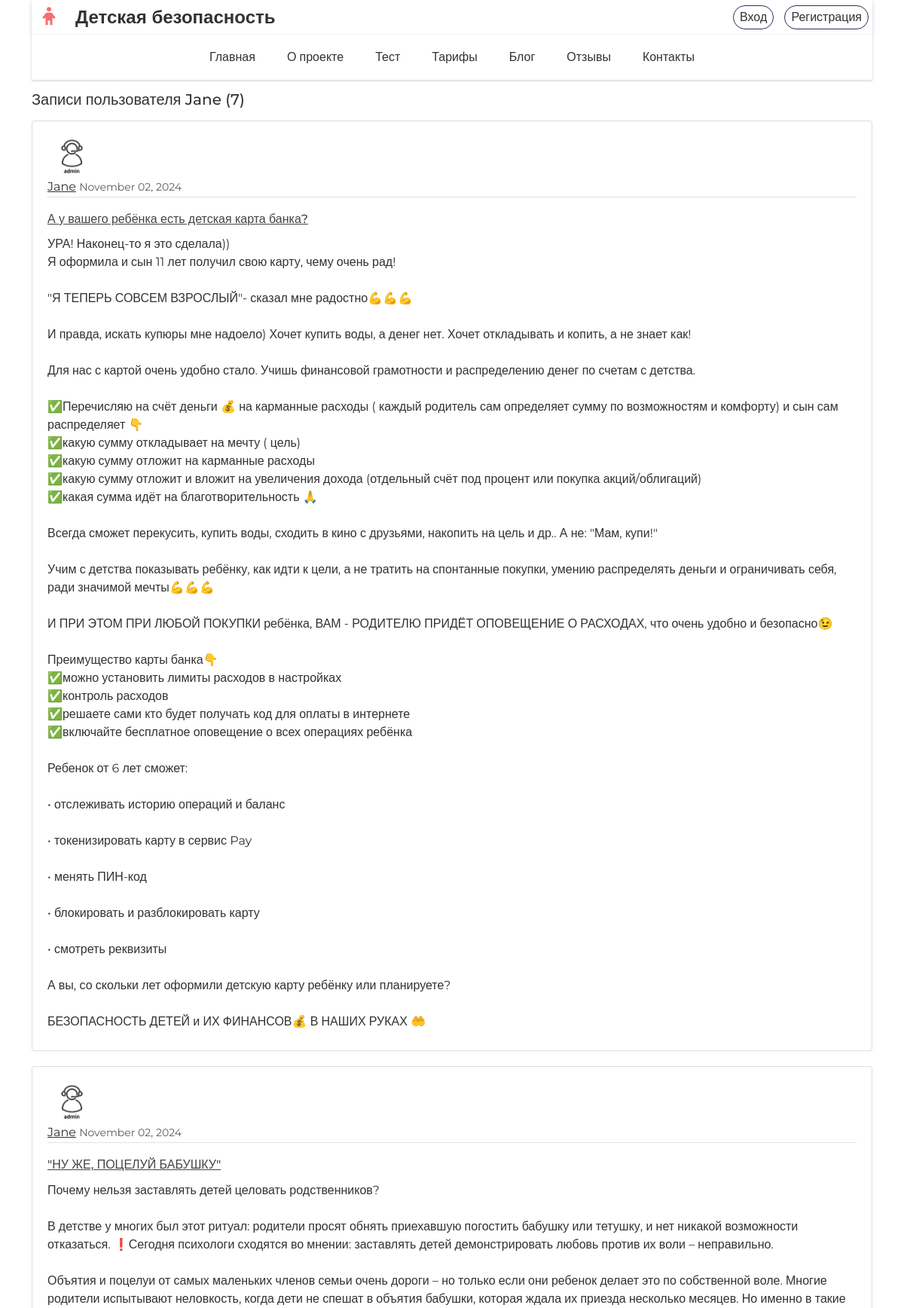
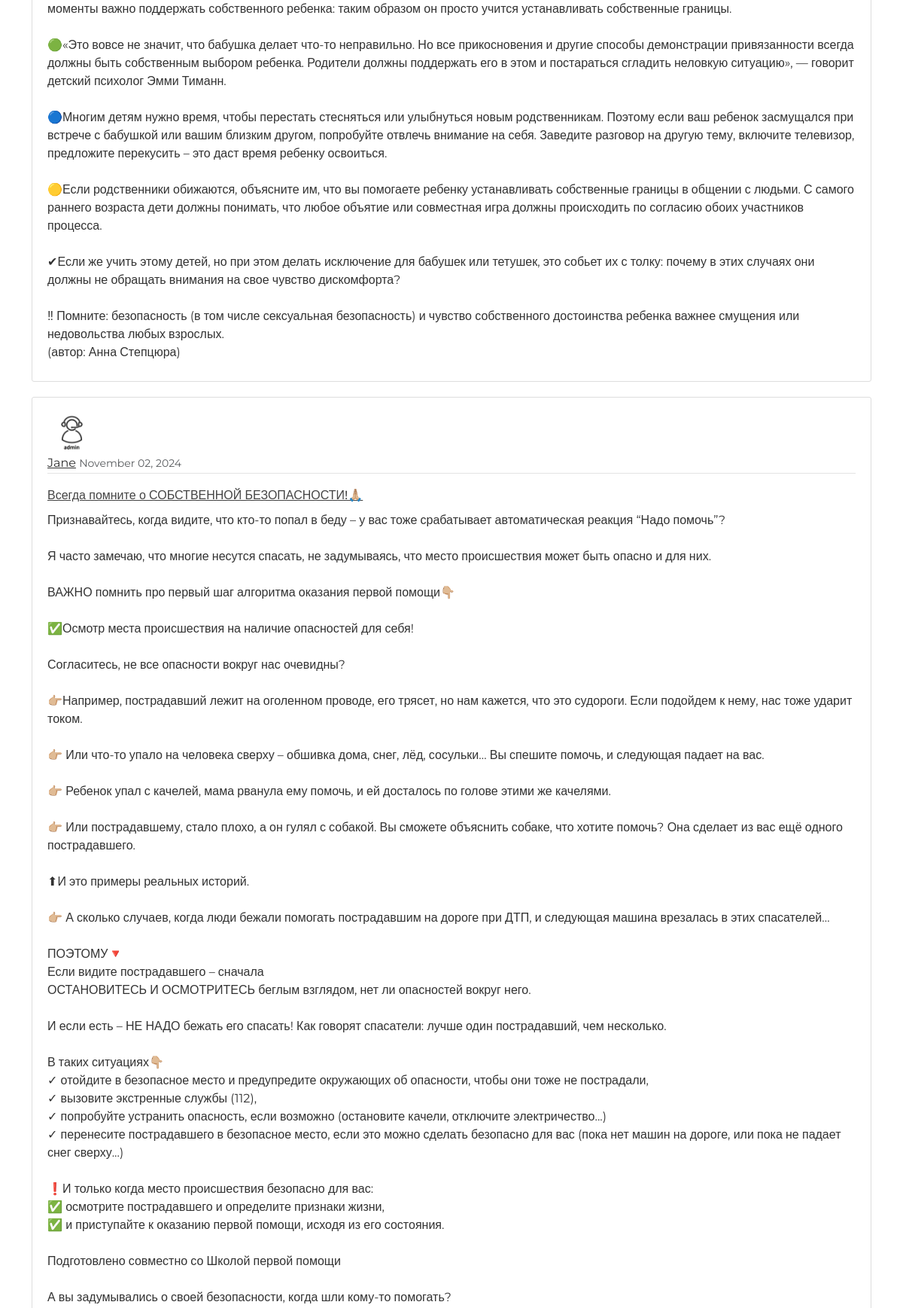
The app's page /user/Jane (upper part) with its own data (2 pictures, top to bottom).
### blog/models.py (models this page shows, shortened)
class Post(models.Model):
    title = models.CharField(max_length=800)
    content = models.TextField()
    date_posted = models.DateTimeField(default=timezone.now)
    author = models.ForeignKey(User, on_delete=models.CASCADE)
    categories = models.ManyToManyField(Category, related_name='posts')

### users/models.py (models this page shows, shortened)
class Profile(models.Model):
    user = models.OneToOneField(User, on_delete=models.CASCADE)
    image = models.ImageField(default='default.jpg', upload_to='profile_pics')
    can_create_posts = models.BooleanField(default=False)

### blog/views.py (the view)
# urls.py: path('user/<str:username>', UserPostListView.as_view(), name='user-posts'),
class UserPostListView(ListView):
    model = Post
    template_name = 'blog/user_posts.html'
    context_object_name = 'posts'
    paginate_by = 5
    def get_queryset(self):
        user = get_object_or_404(User, username=self.kwargs.get('username'))
        return Post.objects.filter(author=user).order_by('-date_posted')

### blog/templates/blog/user_posts.html (shortened to what this page needs)
{% extends "blog/base.html" %}
{% block content %}
    <h1 class="mb-3">Записи пользователя {{ view.kwargs.username }} ({{ page_obj.paginator.count }})</h1>
    {% for post in posts %}
        <article class="media content-section">
          <img class="rounded-circle article-img" src="{{ post.author.profile.image.url }}">
          <div class="media-body">
            <div class="article-metadata">
              <a class="mr-2" href="{% url 'user-posts' post.author.username %}">{{ post.author }}</a>
              <small class="text-muted">{{ post.date_posted|date:"F d, Y" }}</small>
            </div>
            <h2><a class="article-title" href="{% url 'post-detail' post.id %}">{{ post.title }}</a></h2>
            <p class="article-content">{{ post.content }}</p>
          </div>
        </article>
    {% endfor %}
{% endblock content %}

### blog/static/blog/main.css (style rules this page uses)
html { height: 100%; margin: 0; font-family: sans-serif; line-height: 1.15; font-size: 16px; -webkit-text-size-adjust: 100%; -webkit-tap-highlight-color: rgba(0, 0, 0, 0); }
article, aside, figcaption, figure, footer, header, main, nav, section { display: block; }
body { display: flex; flex-direction: column; margin: 0; font-family: 'Montserrat', sans-serif; font-size: 1rem; font-weight: 400; line-height: 1.5; color: #212529; text-align: left; background-color: #fff; }
h1, p, li { color: #323232; }
h1 { font-size: 1.25rem; }
p { font-size: 1rem; }
.footer-copyright p, a { font-size: 16px; line-height: 1.5; color: #323232; margin: 0; }
.content-section { background: #ffffff; padding: 10px 20px; border: 1px solid #dddddd; border-radius: 3px; margin-bottom: 20px; }
.article-title { color: #444444; }
.article-content { white-space: pre-line; }
.article-img { height: 65px; width: 65px; margin-right: 16px; }
.article-metadata { padding-bottom: 1px; margin-bottom: 4px; border-bottom: 1px solid #e3e3e3 }
* { box-sizing: border-box; }

### records on screen
Post: author.profile.image (picture), author "Jane", date_posted "November 02, 2024", title "А у вашего ребёнка есть детская карта банка?", content "УРА! Наконец-то я это сделала)) Я оформила и сын 11 лет получил свою карту, чему очень рад! \"Я ТЕПЕРЬ СОВСЕМ ВЗРОСЛЫЙ\"- сказал мне радостно💪💪💪 И правда, искать купюры мне надоело) Хочет купить воды, а денег нет. Хочет откладывать и копить, а не знает как! Для нас с картой очень удобно стало. Учишь финансовой грамотности и распределению денег по счетам с детства. ✅Перечисляю на счёт деньги 💰 на карманные расходы ( каждый родитель сам определяет сумму по возможностям и комфорту) и сын сам распределяет 👇 ✅какую сумму откладывает на мечту ( цель) ✅какую сумму отложит на карманные расходы ✅какую сумму отложит и вложит на увеличения дохода (отдельный счёт под процент или покупка акций/облигаций)…"
Post: author.profile.image (picture), author "Jane", date_posted "November 02, 2024", title "\"НУ ЖЕ, ПОЦЕЛУЙ БАБУШКУ\"", content "Почему нельзя заставлять детей целовать родственников? В детстве у многих был этот ритуал: родители просят обнять приехавшую погостить бабушку или тетушку, и нет никакой возможности отказаться. ❗Сегодня психологи сходятся во мнении: заставлять детей демонстрировать любовь против их воли – неправильно. Объятия и поцелуи от самых маленьких членов семьи очень дороги – но только если они ребенок делает это по собственной воле. Многие родители испытывают неловкость, когда дети не спешат в объятия бабушки, которая ждала их приезда несколько месяцев. Но именно в такие моменты важно поддержать собственного ребенка: таким образом он просто учится устанавливать собственные границы. 🟢«Это вовсе не…"
Post: author.profile.image (picture), author "Jane", date_posted "November 02, 2024", title "Всегда помните о СОБСТВЕННОЙ БЕЗОПАСНОСТИ!🙏🏼", content "Признавайтесь, когда видите, что кто-то попал в беду – у вас тоже срабатывает автоматическая реакция “Надо помочь”? Я часто замечаю, что многие несутся спасать, не задумываясь, что место происшествия может быть опасно и для них. ВАЖНО помнить про первый шаг алгоритма оказания первой помощи👇🏼 ✅Осмотр места происшествия на наличие опасностей для себя! Согласитесь, не все опасности вокруг нас очевидны? 👉🏼Например, пострадавший лежит на оголенном проводе, его трясет, но нам кажется, что это судороги. Если подойдем к нему, нас тоже ударит током. 👉🏼 Или что-то упало на человека сверху – обшивка дома, снег, лёд, сосульки… Вы спешите помочь, и следующая падает на вас. 👉🏼 Ребенок упал с качелей,…"

### other values on screen
{{ view.kwargs.username }} "Jane"
{{ page_obj.paginator.count }} "7"
